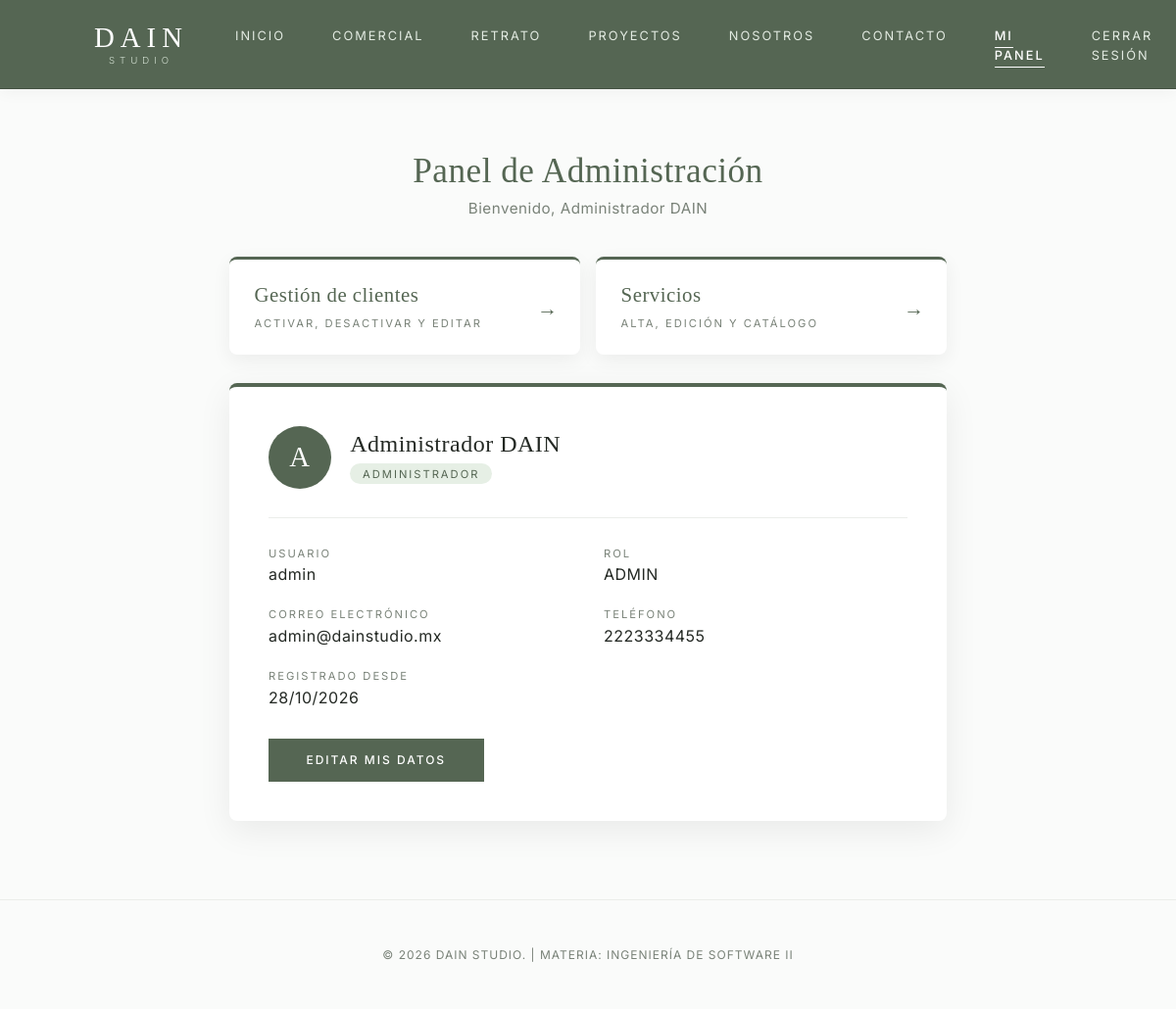
Screenshot of /panel_admin.php (signed in) with the database file from the repository.
### tables this page shows
CREATE TABLE tb_detalle_usuarios (
    id_detalle      INT AUTO_INCREMENT PRIMARY KEY,
    id_usuario      INT NOT NULL,
    nombre_completo VARCHAR(100) NOT NULL,
    email           VARCHAR(100) NOT NULL UNIQUE,
    telefono        VARCHAR(20),
    fecha_registro  DATETIME DEFAULT CURRENT_TIMESTAMP,
    CONSTRAINT fk_detalle_usuario
        FOREIGN KEY (id_usuario) REFERENCES tb_usuarios(id_usuario)
        ON DELETE CASCADE ON UPDATE CASCADE
);

CREATE TABLE tb_usuarios (
    id_usuario INT AUTO_INCREMENT PRIMARY KEY,
    usuario    VARCHAR(50)  NOT NULL UNIQUE,
    password   VARCHAR(255) NOT NULL,             
    rol        ENUM('ADMIN','PROGRAMADOR','USUARIA_TEST','USU_GRAL')
               NOT NULL DEFAULT 'USU_GRAL',
    activo     TINYINT(1) NOT NULL DEFAULT 1              
);

### panel_admin.php (the view, shortened to what this page needs)
<?php
require_once 'includes/conexion.php';
$idUsuario = $_SESSION['id_usuario'];
$editando = isset($_GET['editar']);
$stmt = $pdo->prepare('SELECT u.usuario, u.rol,
                              d.nombre_completo, d.email, d.telefono, d.fecha_registro
                       FROM tb_usuarios u
                       INNER JOIN tb_detalle_usuarios d ON d.id_usuario = u.id_usuario
                       WHERE u.id_usuario = :id LIMIT 1');
$stmt->execute([':id' => $idUsuario]);
$admin = $stmt->fetch();
function e($v) { return htmlspecialchars((string)$v, ENT_QUOTES, 'UTF-8'); }
$inicial = mb_strtoupper(mb_substr($admin['nombre_completo'], 0, 1));
$fecha   = date('d/m/Y', strtotime($admin['fecha_registro']));
?>
<!DOCTYPE html>
<html lang="es">
<head>
    <link rel="stylesheet" href="css/styles.css">
    <link rel="stylesheet" href="css/gestion.css">
    <link rel="stylesheet" href="css/servicios.css">
</head>
<body>
    <header class="navbar">
        <a href="index.html" class="logo-link">
            <div class="logo-container">
                <span class="logo-main">DAIN</span>
                <span class="logo-sub">STUDIO</span>
            </div>
        </a>
        <nav>
            <ul class="nav-links">
                <li><a href="index.html">Inicio</a></li>
                <li><a href="comercial.html">Comercial</a></li>
                <li><a href="retrato.html">Retrato</a></li>
                <li><a href="proyectos.html">Proyectos</a></li>
                <li><a href="nosotros.html">Nosotros</a></li>
                <li><a href="contacto.html">Contacto</a></li>
                <li><a href="panel_admin.php" class="active">Mi panel</a></li>
                <li><a href="logout.php">Cerrar Sesión</a></li>
            </ul>
        </nav>
    </header>
    <main class="panel-container">
        <section class="panel-header">
            <h1>Panel de Administración</h1>
            <p>Bienvenido, <?= e($admin['nombre_completo']) ?></p>
        </section>
        <?php if (!$editando): ?>
            <nav class="admin-enlaces">
                <a href="gestion_clientes.php" class="admin-enlace">
                    <strong>Gestión de clientes</strong>
                    <span>Activar, desactivar y editar</span>
                </a>
                <a href="servicios_admin.php" class="admin-enlace">
                    <strong>Servicios</strong>
                    <span>Alta, edición y catálogo</span>
                </a>
            </nav>
        <?php endif; ?>
        <section class="ficha">
            <div class="ficha-encabezado">
                <div class="ficha-avatar"><?= e($inicial) ?></div>
                <div>
                    <h2><?= e($admin['nombre_completo']) ?></h2>
                    <span class="ficha-rol">Administrador</span>
                </div>
            </div>
            <?php if (!$editando): ?>
                <dl class="ficha-datos">
                    <div><dt>Usuario</dt><dd><?= e($admin['usuario']) ?></dd></div>
                    <div><dt>Rol</dt><dd><?= e($admin['rol']) ?></dd></div>
                    <div><dt>Correo electrónico</dt><dd><?= e($admin['email']) ?></dd></div>
                    <div><dt>Teléfono</dt><dd><?= e($admin['telefono']) ?></dd></div>
                    <div><dt>Registrado desde</dt><dd><?= e($fecha) ?></dd></div>
                </dl>
                <div class="ficha-acciones">
                    <a href="panel_admin.php?editar=1" class="btn btn-primary">Editar mis datos</a>
                </div>
            <?php endif; ?>
        </section>
    </main>
    <footer>
        <p>&copy; 2026 DAIN Studio. | Materia: Ingeniería de Software II</p>
    </footer>
</body>
</html>

### css/styles.css (style rules this page uses)
* { margin: 0; padding: 0; box-sizing: border-box; }
body { background-color: #fafbfa; color: #242924; font-family: 'Inter', sans-serif; letter-spacing: 0.5px; -webkit-font-smoothing: antialiased; }
.navbar { display: flex; justify-content: space-between; align-items: center; padding: 1.5rem 6rem; background-color: #556653; position: sticky; top: 0; z-index: 1000; border-bottom: 1px solid #445242; box-shadow: 0 4px 15px rgba(0, 0, 0, 0.04); }
.logo-link { text-decoration: none; display: inline-block; }
.logo-container { display: flex; flex-direction: column; align-items: center; line-height: 1; }
.logo-main { font-family: 'Playfair Display', serif; font-size: 1.8rem; font-weight: 500; letter-spacing: 6px; color: #ffffff; }
.logo-sub { font-family: 'Inter', sans-serif; font-size: 0.6rem; font-weight: 300; letter-spacing: 5px; color: #d1ded0; margin-top: 4px; }
.nav-links { display: flex; list-style: none; }
.nav-links li { margin-left: 3rem; }
.nav-links a { color: #e3ebe2; text-decoration: none; font-size: 0.8rem; text-transform: uppercase; letter-spacing: 2px; font-weight: 400; transition: color 0.3s ease; }
.nav-links a.active { color: #ffffff; font-weight: 500; border-bottom: 1px solid #ffffff; padding-bottom: 4px; }
.btn { padding: 0.9rem 2.4rem; font-size: 0.75rem; text-transform: uppercase; letter-spacing: 2px; border: none; cursor: pointer; transition: all 0.4s ease; font-weight: 500; }
.btn-primary { background-color: #556653; color: #ffffff; }
footer { text-align: center; padding: 3rem 2rem; background-color: #fafbfa; color: #798278; font-size: 0.75rem; letter-spacing: 1px; text-transform: uppercase; border-top: 1px solid #ebedea; }
.panel-container { max-width: 780px; margin: 0 auto; padding: 4rem 1.5rem 5rem; min-height: 70vh; }
.panel-header { text-align: center; margin-bottom: 2.5rem; }
.panel-header h1 { font-family: 'Playfair Display', serif; font-weight: 500; font-size: 2.2rem; color: #556653; }
.panel-header p { color: #798278; margin-top: 0.5rem; font-size: 0.95rem; }
.ficha { background-color: #ffffff; border-radius: 8px; box-shadow: 0 10px 35px rgba(0, 0, 0, 0.07); border-top: 4px solid #556653; padding: 2.5rem; }
.ficha-encabezado { display: flex; align-items: center; gap: 1.2rem; padding-bottom: 1.8rem; margin-bottom: 1.8rem; border-bottom: 1px solid #ebedea; }
.ficha-avatar { width: 64px; height: 64px; border-radius: 50%; background-color: #556653; color: #ffffff; font-family: 'Playfair Display', serif; font-size: 1.8rem; display: flex; align-items: center; justify-content: center; flex-shrink: 0; }
.ficha-encabezado h2 { font-family: 'Playfair Display', serif; font-weight: 500; font-size: 1.5rem; color: #242924; }
.ficha-rol { display: inline-block; margin-top: 0.4rem; padding: 0.2rem 0.8rem; background-color: #e6efe5; color: #556653; font-size: 0.7rem; text-transform: uppercase; letter-spacing: 2px; border-radius: 20px; }
.ficha-datos { display: grid; grid-template-columns: 1fr 1fr; gap: 1.5rem 2rem; }
.ficha-datos dt { font-size: 0.7rem; text-transform: uppercase; letter-spacing: 2px; color: #798278; margin-bottom: 0.3rem; }
.ficha-datos dd { font-size: 1rem; color: #242924; word-break: break-word; }
.ficha-acciones { display: flex; gap: 1rem; margin-top: 2rem; flex-wrap: wrap; }
.ficha-acciones .btn { text-decoration: none; display: inline-block; text-align: center; }

### css/servicios.css (style rules this page uses)
.admin-enlaces { display: grid; grid-template-columns: repeat(2, 1fr); gap: 1rem; margin-bottom: 1.8rem; }
.admin-enlace { position: relative; display: block; padding: 1.5rem 3rem 1.5rem 1.6rem; background-color: #ffffff; border-radius: 8px; border-top: 3px solid #556653; box-shadow: 0 6px 20px rgba(0, 0, 0, 0.06); text-align: left; text-decoration: none; transition: transform 0.25s ease, box-shadow 0.25s ease, background-color 0.25s ease; }
.admin-enlace::after { content: "\2192"; position: absolute; right: 1.4rem; top: 50%; transform: translateY(-50%); font-size: 1.3rem; color: #556653; transition: transform 0.25s ease; }
.admin-enlace strong { display: block; margin-bottom: 0.3rem; font-family: 'Playfair Display', serif; font-size: 1.3rem; font-weight: 500; color: #556653; }
.admin-enlace span { font-size: 0.7rem; text-transform: uppercase; letter-spacing: 2px; color: #798278; }

### rows the page displays
tb_detalle_usuarios: nombre_completo "Administrador DAIN", nombre_completo "A", id_usuario.usuario "admin", id_usuario.rol "ADMIN", email "admin@dainstudio.mx", telefono "2223334455", fecha_registro "28/10/2026"
